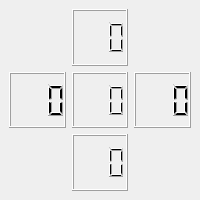
<?xml version="1.0" encoding="UTF-8"?>
<ui version="4.0">
 <class>MainWindow</class>
 <widget class="QMainWindow" name="MainWindow">
  <property name="windowModality">
   <enum>Qt::WindowModal</enum>
  </property>
  <property name="geometry">
   <rect>
    <x>0</x>
    <y>0</y>
    <width>200</width>
    <height>200</height>
   </rect>
  </property>
  <property name="sizePolicy">
   <sizepolicy hsizetype="Fixed" vsizetype="Fixed">
    <horstretch>0</horstretch>
    <verstretch>0</verstretch>
   </sizepolicy>
  </property>
  <property name="windowTitle">
   <string>pwm-ctrl</string>
  </property>
  <widget class="QWidget" name="centralwidget">
   <layout class="QGridLayout" name="gridLayout">
    <item row="0" column="1">
     <widget class="QLCDNumber" name="motor_y2">
      <property name="font">
       <font>
        <pointsize>16</pointsize>
        <weight>75</weight>
        <bold>true</bold>
       </font>
      </property>
      <property name="autoFillBackground">
       <bool>true</bool>
      </property>
      <property name="numDigits">
       <number>3</number>
      </property>
     </widget>
    </item>
    <item row="1" column="0">
     <widget class="QLCDNumber" name="motor_x1">
      <property name="font">
       <font>
        <pointsize>16</pointsize>
        <weight>75</weight>
        <bold>true</bold>
       </font>
      </property>
      <property name="autoFillBackground">
       <bool>true</bool>
      </property>
      <property name="numDigits">
       <number>3</number>
      </property>
     </widget>
    </item>
    <item row="1" column="1">
     <widget class="QLCDNumber" name="motor_all">
      <property name="font">
       <font>
        <pointsize>16</pointsize>
        <weight>75</weight>
        <bold>true</bold>
       </font>
      </property>
      <property name="autoFillBackground">
       <bool>true</bool>
      </property>
      <property name="numDigits">
       <number>3</number>
      </property>
     </widget>
    </item>
    <item row="1" column="2">
     <widget class="QLCDNumber" name="motor_x2">
      <property name="font">
       <font>
        <pointsize>16</pointsize>
        <weight>75</weight>
        <bold>true</bold>
       </font>
      </property>
      <property name="autoFillBackground">
       <bool>true</bool>
      </property>
      <property name="numDigits">
       <number>3</number>
      </property>
     </widget>
    </item>
    <item row="2" column="1">
     <widget class="QLCDNumber" name="motor_y1">
      <property name="font">
       <font>
        <pointsize>16</pointsize>
        <weight>75</weight>
        <bold>true</bold>
       </font>
      </property>
      <property name="autoFillBackground">
       <bool>true</bool>
      </property>
      <property name="numDigits">
       <number>3</number>
      </property>
     </widget>
    </item>
   </layout>
  </widget>
 </widget>
 <resources/>
 <connections/>
</ui>
